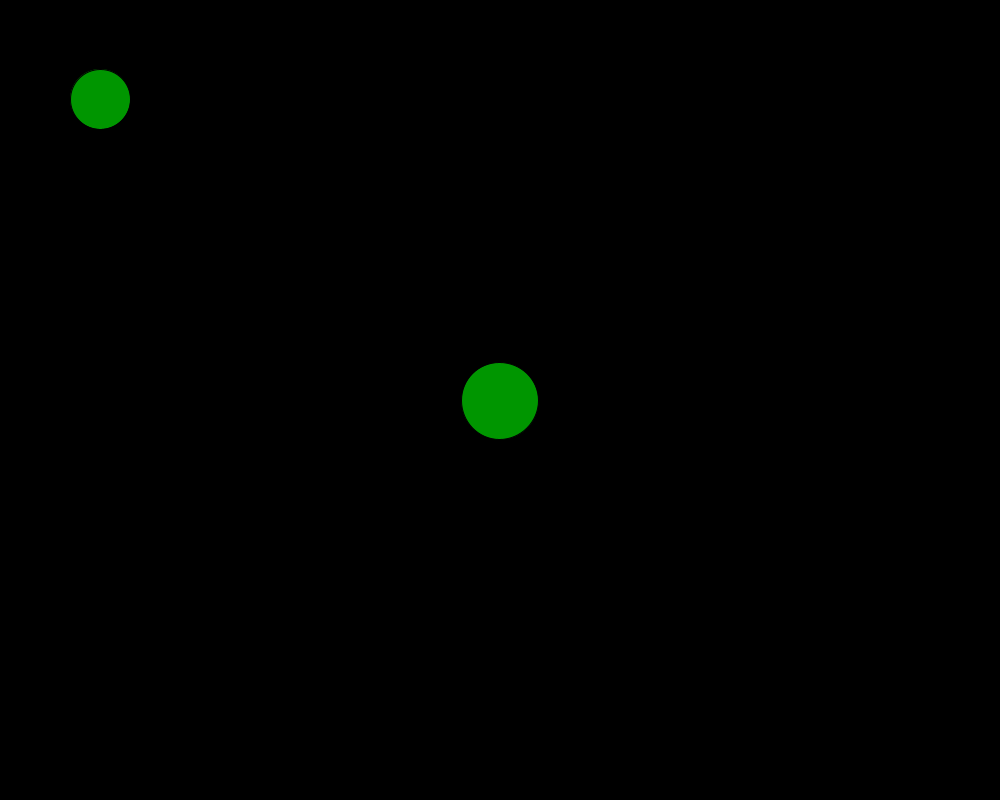
Frame 1 (no input)
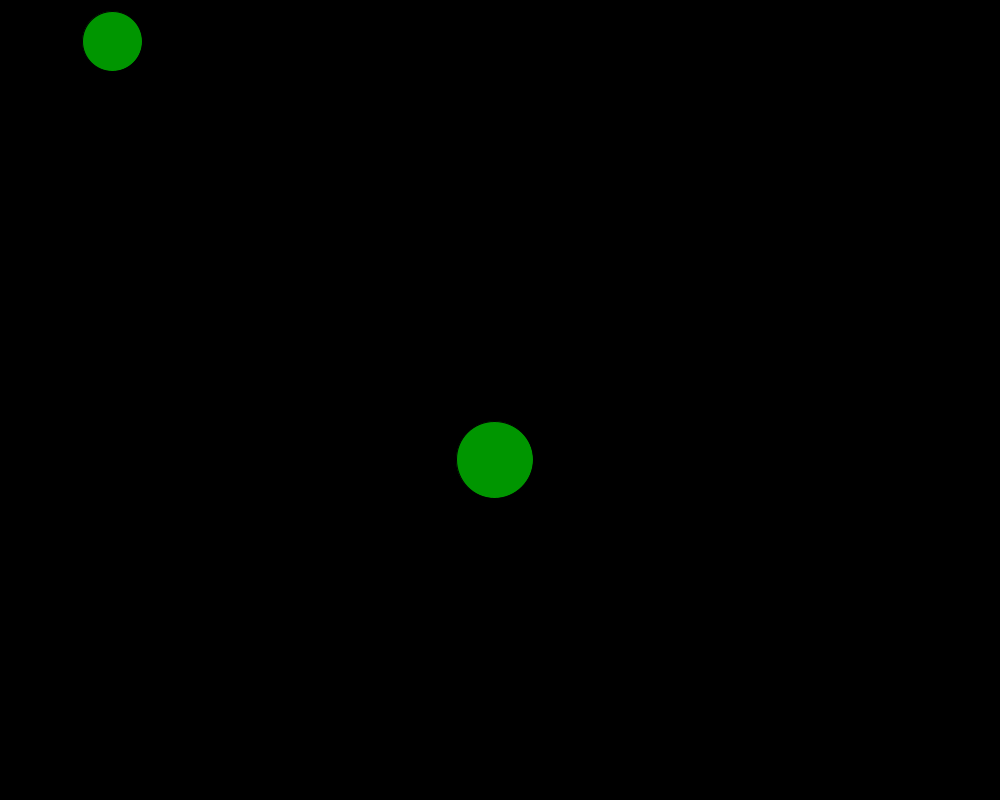
Frame 60 (the mouse pressed at the canvas centre just before this capture)
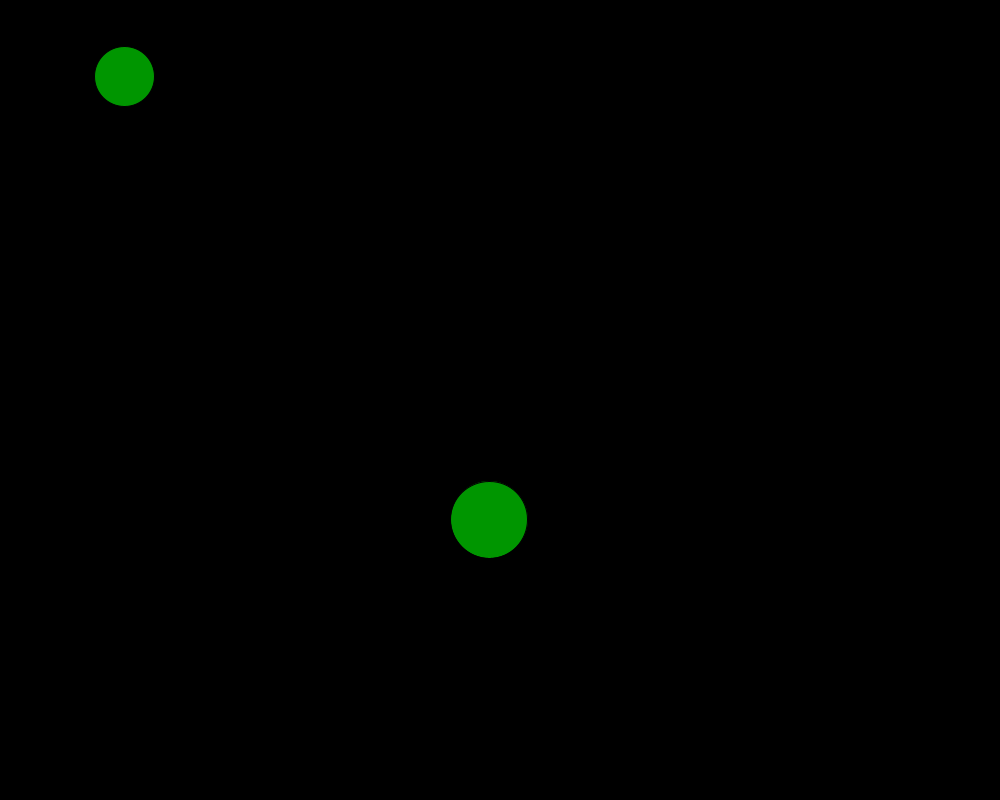
Frame 120 (the mouse held since frame 60 and released just before this capture)

The Processing sketch that drew these frames (run headless with seeded random() and noise(); from frame 60 on, the mouse is pressed at the canvas centre):

// Processing sketch: Colliding_Balls2
// ── Colliding_Balls2.pde
PVector loc,vel, acc;
PVector loc2,vel2,acc2;
int sz=77;
int sz2=60;


void setup(){
size(1000,800);
loc= new PVector(width/2, height/2);
vel= PVector.random2D();
acc= new PVector(0,0);
loc2= new PVector(100,100);
vel2= PVector.random2D();
acc2= new PVector(0,0);
frameRate(200);
}

void draw(){
fill(0,150,0);
  background(0);
  vel.add (acc);
  loc.add(vel);
  vel2.add(acc2);
  loc2.add(vel2);
  if(loc.dist(loc2) < sz/2+ sz2/2){
    if(loc.x < loc2. x){
      vel.x= -abs(vel.x);
      vel2.x= abs(vel2.x);
    }
    else {
      vel.x= abs(vel.x);
      vel2.x= -abs(vel2.x);
    }
    if(loc.y <loc2.y){
      vel.y= -abs(vel.y);
      vel2.y=abs(vel2.y);
    }else{
      vel.y= abs(vel.y);
      vel2.y= -abs(vel2.y);
    }
  }
  ellipse(loc.x,loc.y,sz,sz);
  ellipse(loc2.x,loc2.y,sz2,sz2);
  
  if(loc.x+ sz/2 > width ||loc.x - sz/2 < 0){
    vel.x *= -1;
  }
  if(loc.y + sz/2> height || loc.y - sz/2 <0){
    vel.y*=-1;
  }
   if(loc2.x+ sz2/2 > width ||loc2.x - sz2/2 < 0){
    vel2.x *= -1;
  }
  if(loc2.y + sz2/2> height || loc2.y - sz2/2 <0){
    vel2.y*=-1;
   
  }
}
